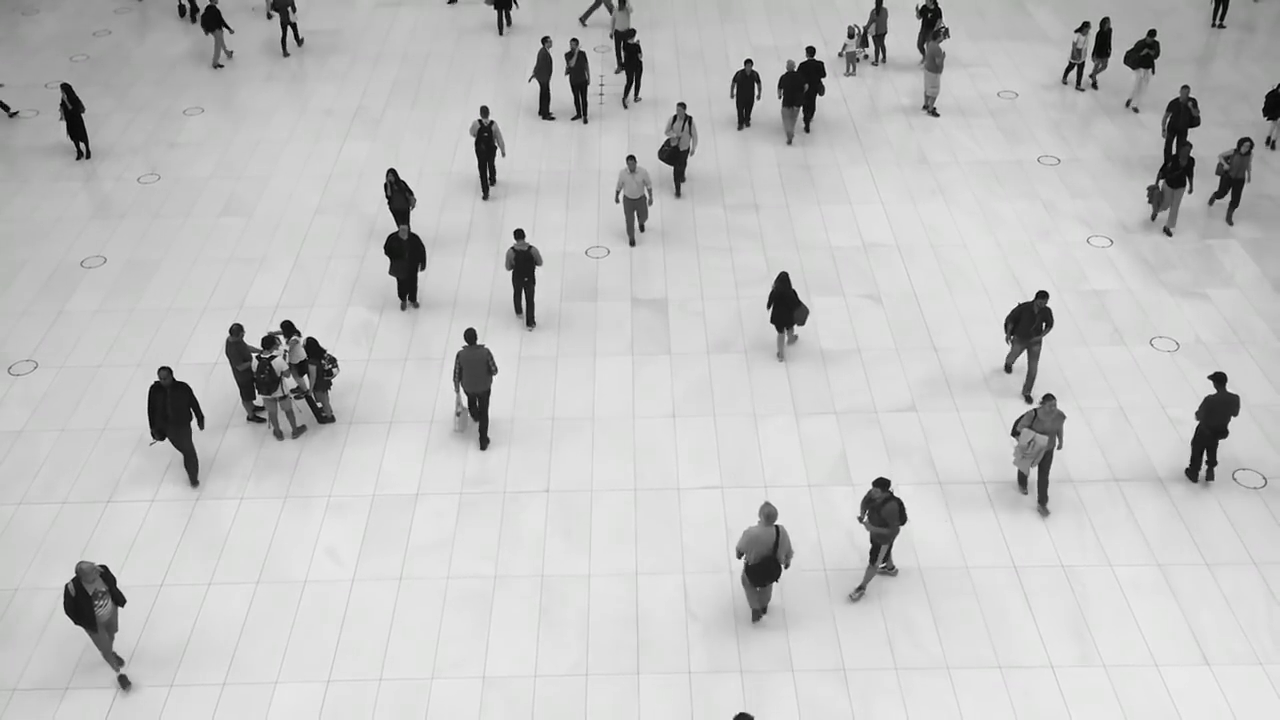
#> input picture frame 34 of videos/moving-crowd.mp4, 1280 x 720 px
$ python Detecting-Motion.py
#> lines starting #> are read from the running program, lines starting #| are printed output that depends on the picture; after the words box and inside, x2 and y2 are one past the last pixel; in counts of white or black regions, pixels touching at a corner belong together
import cv2 as cv
import numpy as np

capture = cv.VideoCapture('moving-crowd.mp4')

if capture.isOpened() == False:
    print("Error loading video file!")

background = None
back_cont = None

while capture.isOpened():

    ret, frame = capture.read()
#> frame is the input picture: shape (720, 1280, 3); mean B, G, R 193.6, 193.9, 193.7
    gray_frame = cv.cvtColor(frame, cv.COLOR_BGR2GRAY)
    gray_frame = cv.GaussianBlur(gray_frame, (21,21), 0)
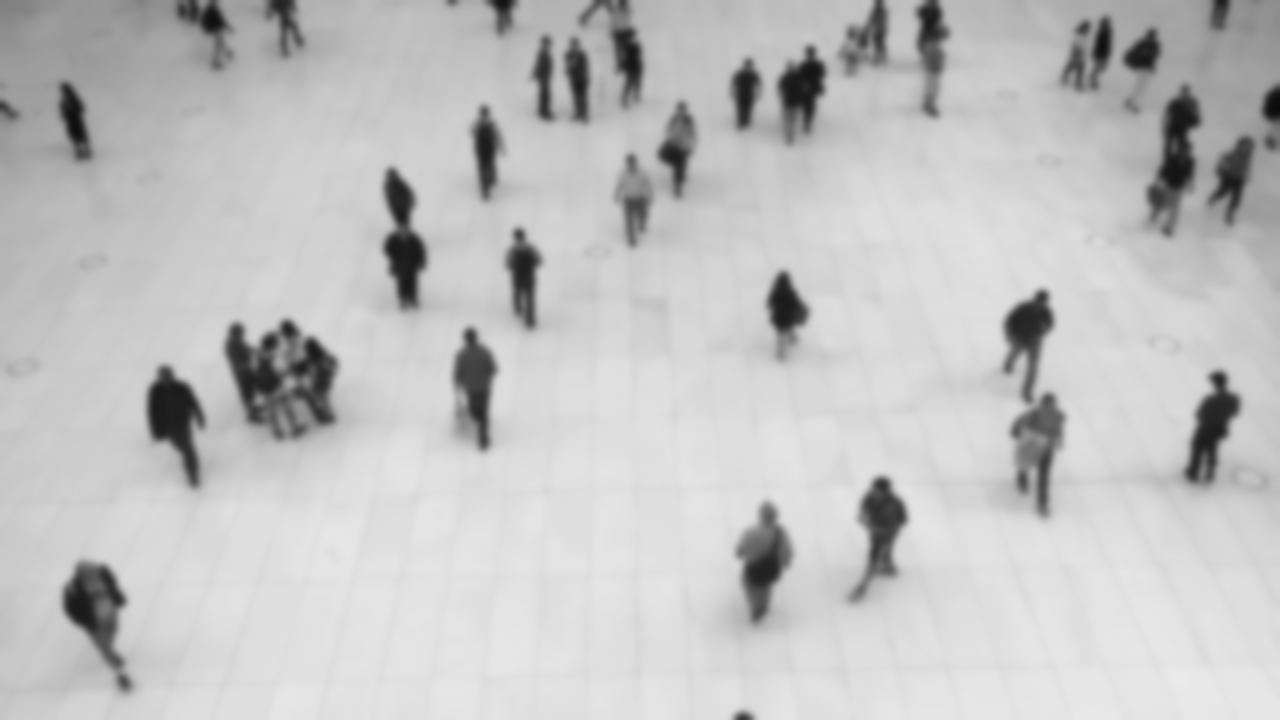
#> gray_frame: shape (720, 1280); min 12, max 234, mean 193.8

    if ret == False:
        break

    if background is None:
        background = gray_frame
        _, thresh = cv.threshold(background, 150, 255, cv.THRESH_BINARY_INV)
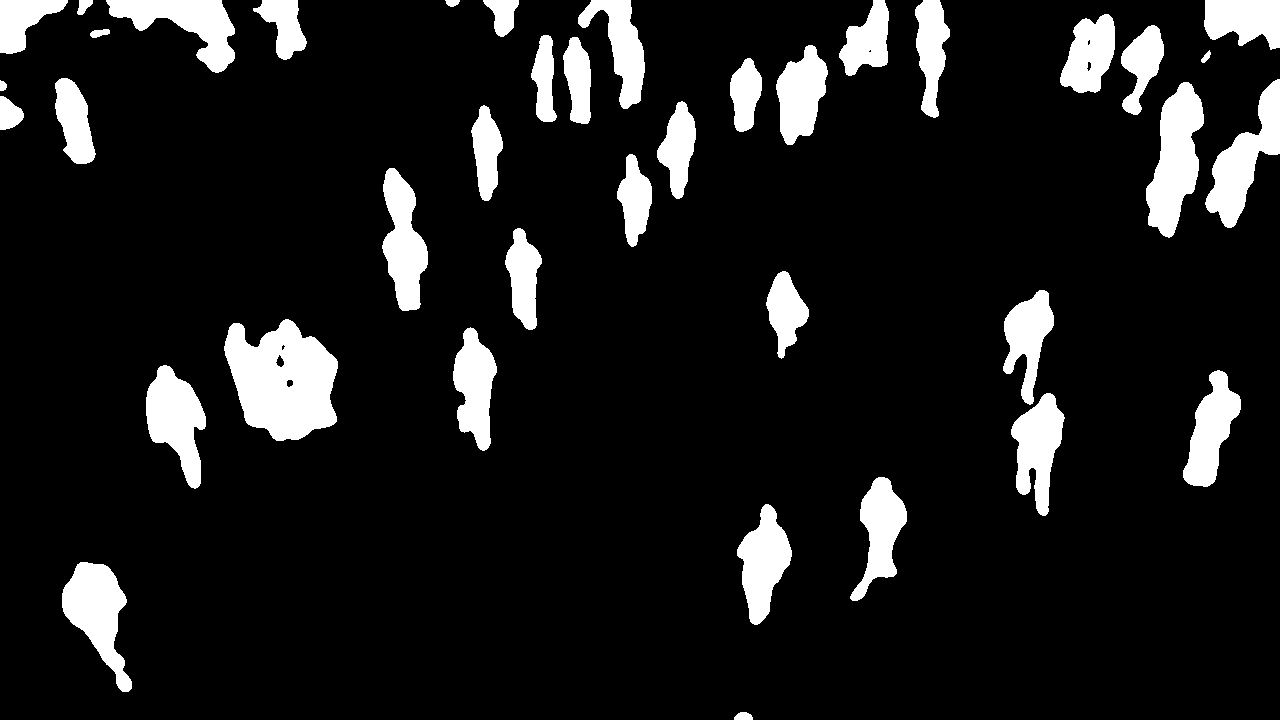
#> thresh: shape (720, 1280); 10.9% white; 39 white regions
        back_cont, _ = cv.findContours(thresh, cv.RETR_EXTERNAL, cv.CHAIN_APPROX_SIMPLE)
#> back_cont = 39 contours; largest, box (x1, y1, x2, y2) and area: (224, 319, 338, 441) 9589, (1146, 82, 1204, 238) 5157, (62, 562, 132, 692) 4380, (1205, 79, 1280, 228) 4328, (146, 365, 206, 489) 4098
        # cv.drawContours(background, back_cont, -1, (0,255,0), 2)
        # cv.imshow('back', background)
        continue

    diff = cv.absdiff(background, gray_frame)
    # cv.imshow("diff", diff)
    _, thresh = cv.threshold(diff, 70, 255, cv.THRESH_BINARY)
    cv.imshow("thresh", thresh)
    contours,_ = cv.findContours(thresh, cv.RETR_EXTERNAL, cv.CHAIN_APPROX_SIMPLE)
    # print(contours)

    for contour in contours:
        if cv.contourArea(contour) < 500:
            continue
        (x, y, w, h) = cv.boundingRect(contour)
        cv.rectangle(frame, (x,y), (x+w, y+h), (0,255,0), 2)

    # cv.imshow('Frame', frame)

    if cv.waitKey(25) & 0xFF == ord('q'):
        break

# Releases the video Capture object
capture.release()
# Closes all the frames
cv.destroyAllWindows()

$ run again, starting later in the video
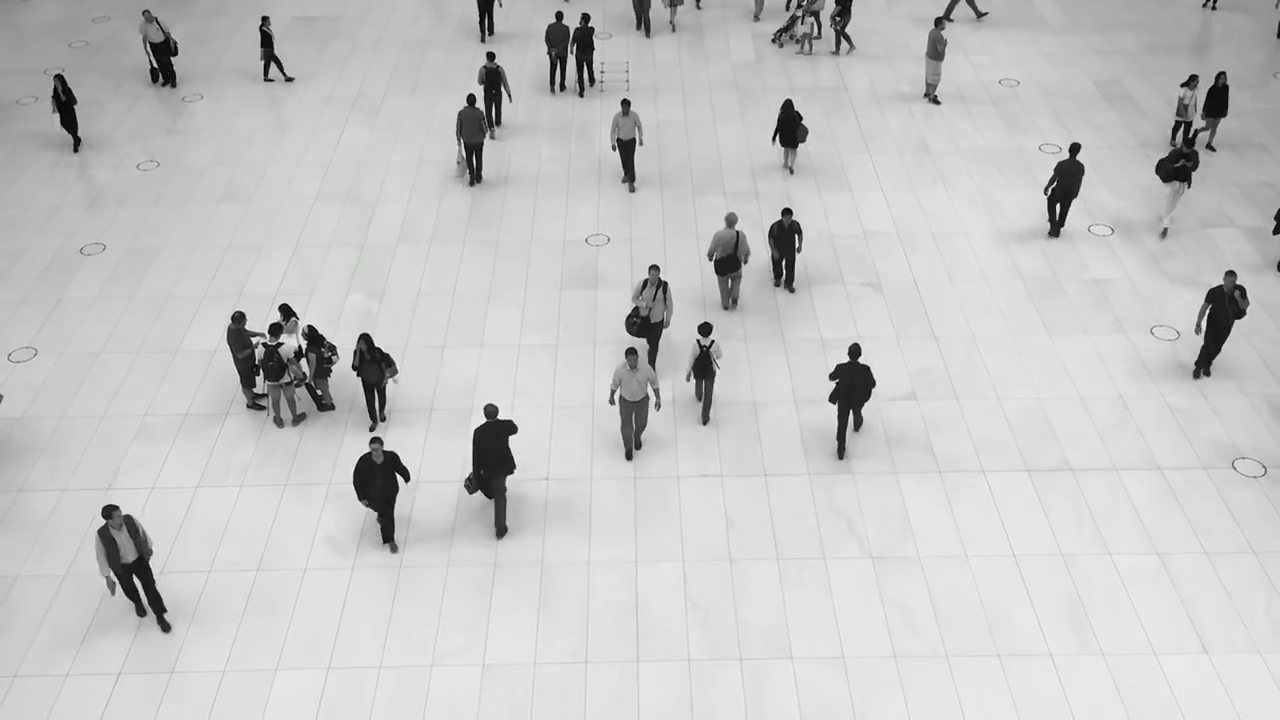
#> input picture frame 153 of videos/moving-crowd.mp4, 1280 x 720 px
#> frame is the input picture: shape (720, 1280, 3); mean B, G, R 196.6, 196.9, 196.7
#> `gray_frame = cv.GaussianBlur(gray_frame, (21,21), 0)`:
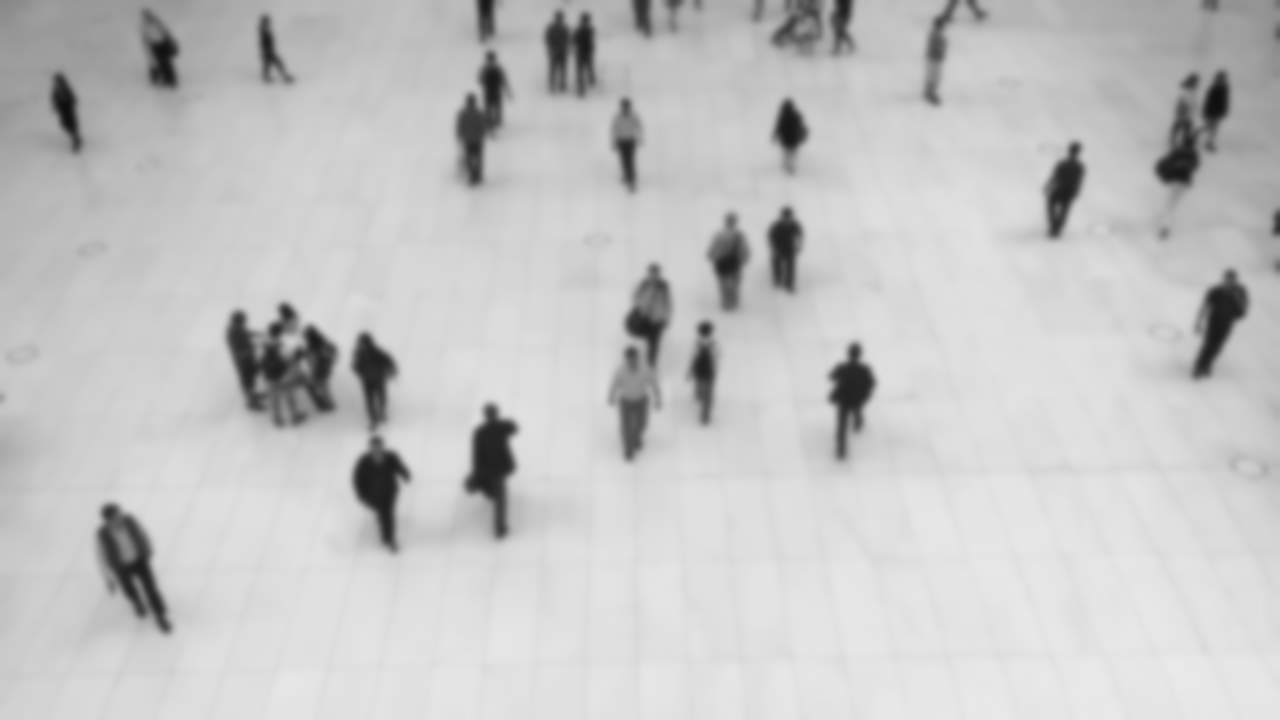
#> gray_frame: shape (720, 1280); min 13, max 234, mean 196.8
#> `_, thresh = cv.threshold(background, 150, 255, cv.THRESH_BINARY_INV)`:
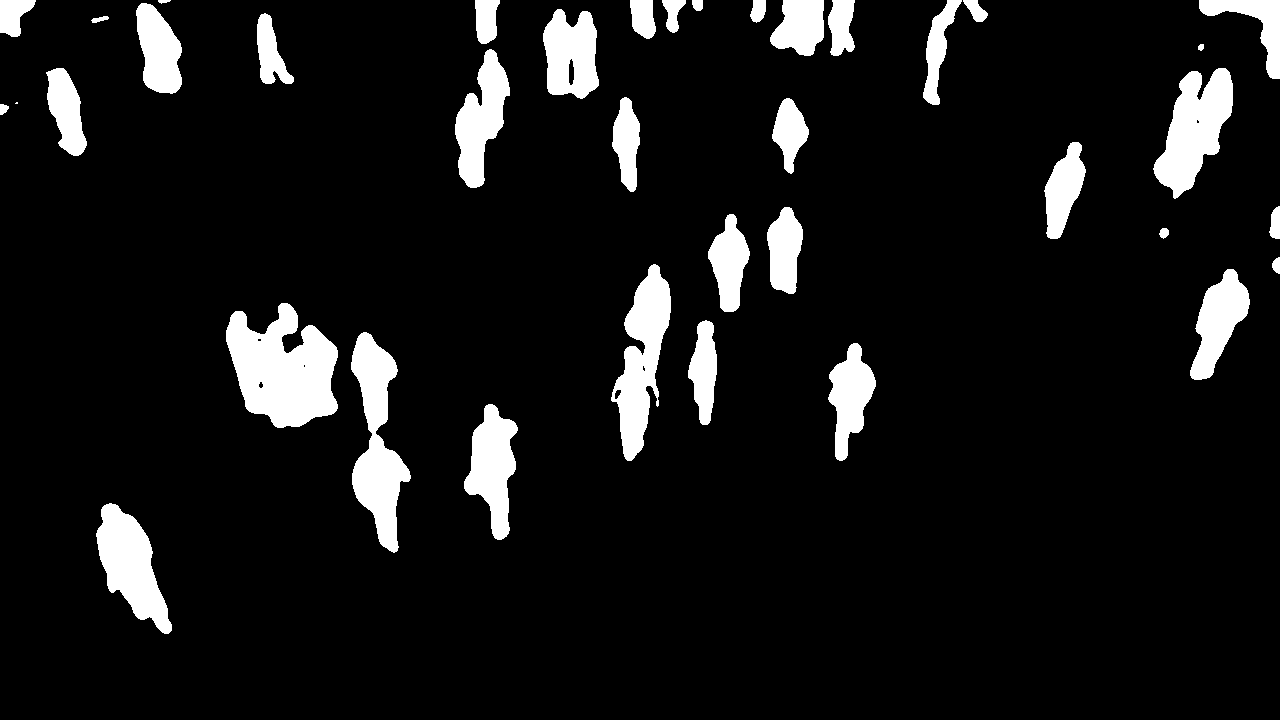
#> thresh: shape (720, 1280); 8.8% white; 38 white regions (1 under 20 px)
#> back_cont = 38 contours, 1 with area under 20; largest, box (x1, y1, x2, y2) and area: (226, 303, 338, 428) 9037, (351, 332, 411, 553) 6244, (611, 264, 671, 461) 5690, (1153, 68, 1233, 199) 5576, (96, 503, 172, 634) 4914

$ run again, starting later in the video
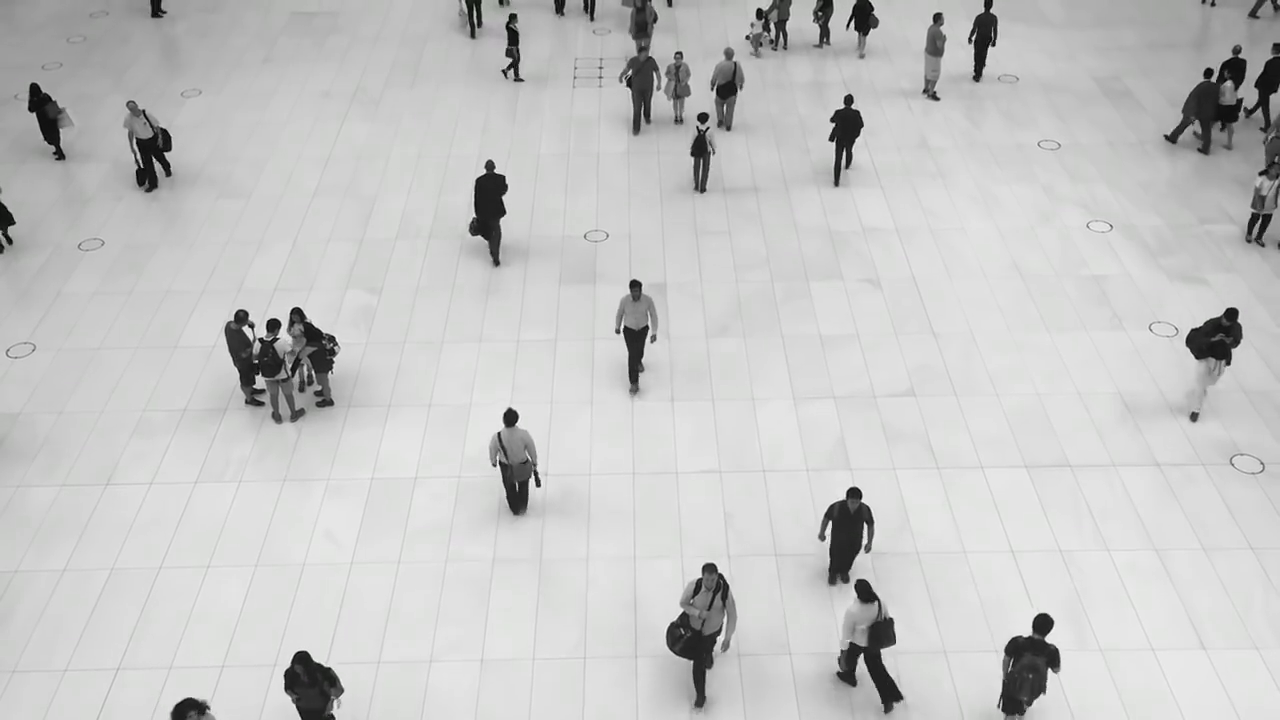
#> input picture frame 272 of videos/moving-crowd.mp4, 1280 x 720 px
#> frame is the input picture: shape (720, 1280, 3); mean B, G, R 197, 197.3, 197.1
#> `gray_frame = cv.GaussianBlur(gray_frame, (21,21), 0)`:
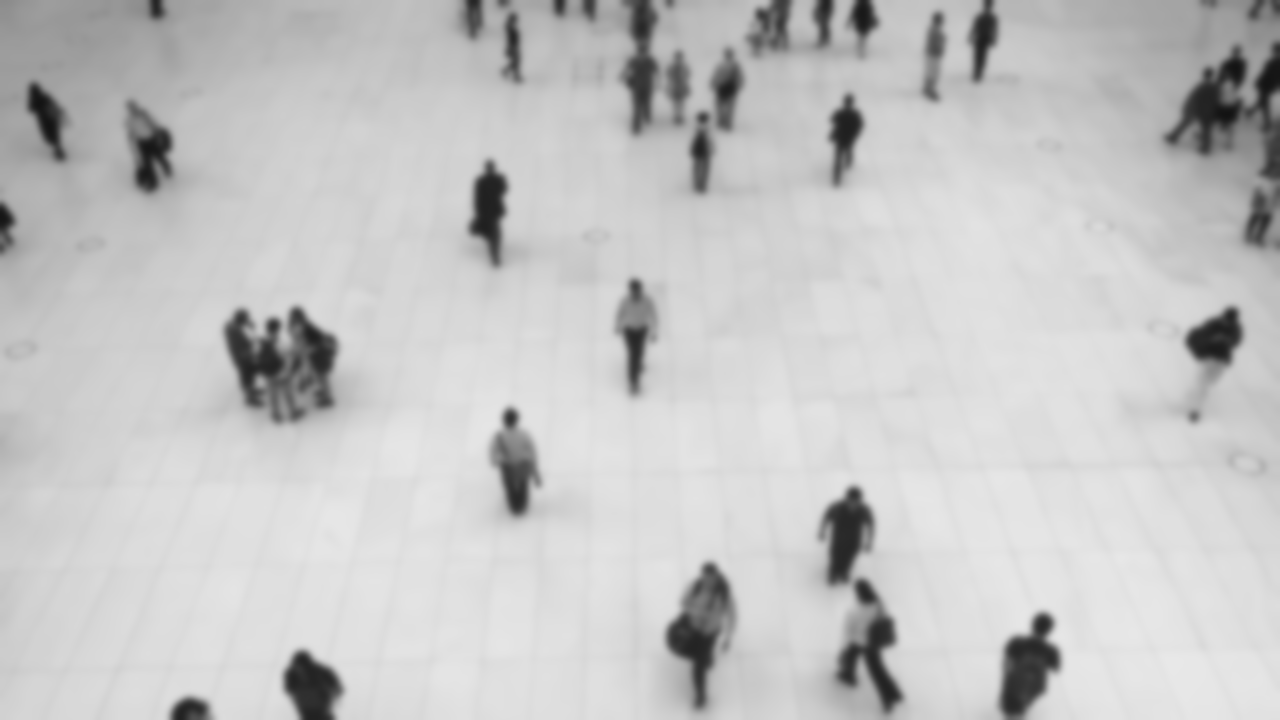
#> gray_frame: shape (720, 1280); min 18, max 232, mean 197.2
#> `_, thresh = cv.threshold(background, 150, 255, cv.THRESH_BINARY_INV)`:
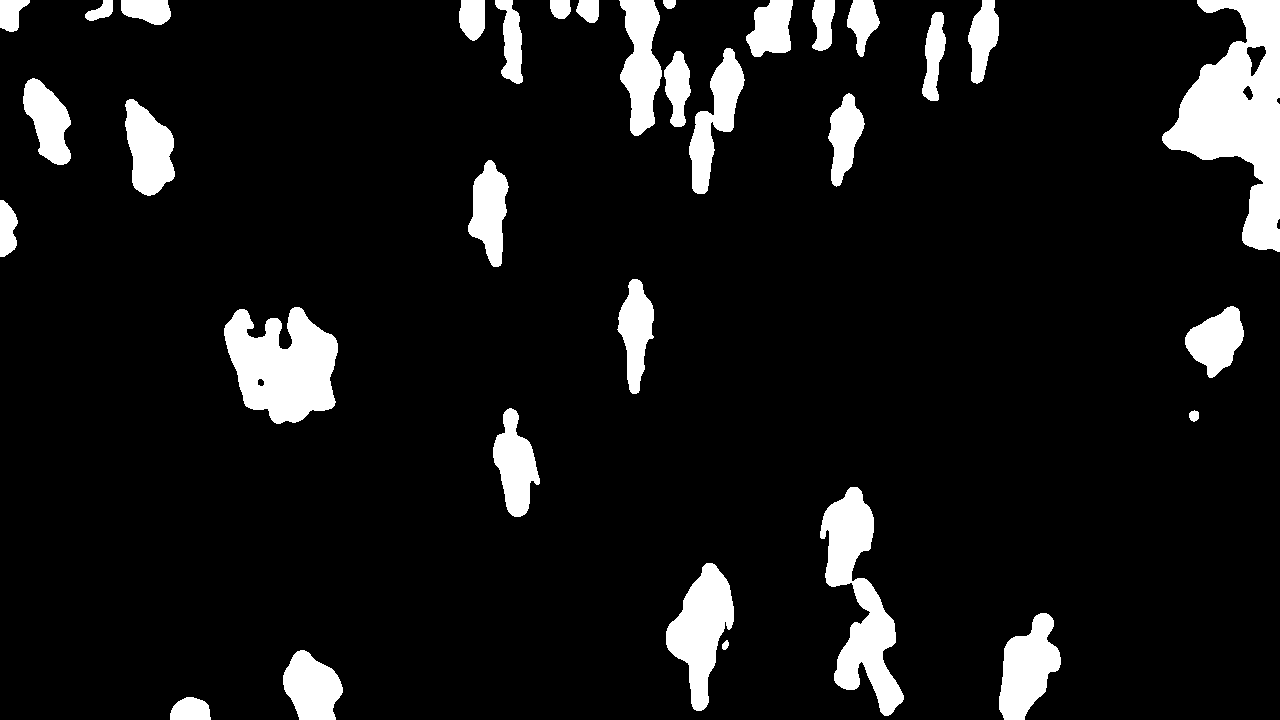
#> thresh: shape (720, 1280); 9.2% white; 33 white regions
#> back_cont = 33 contours; largest, box (x1, y1, x2, y2) and area: (1162, 0, 1280, 252) 14754, (224, 307, 338, 424) 8888, (820, 487, 904, 716) 7764, (666, 563, 734, 711) 5114, (999, 613, 1061, 720) 3974
